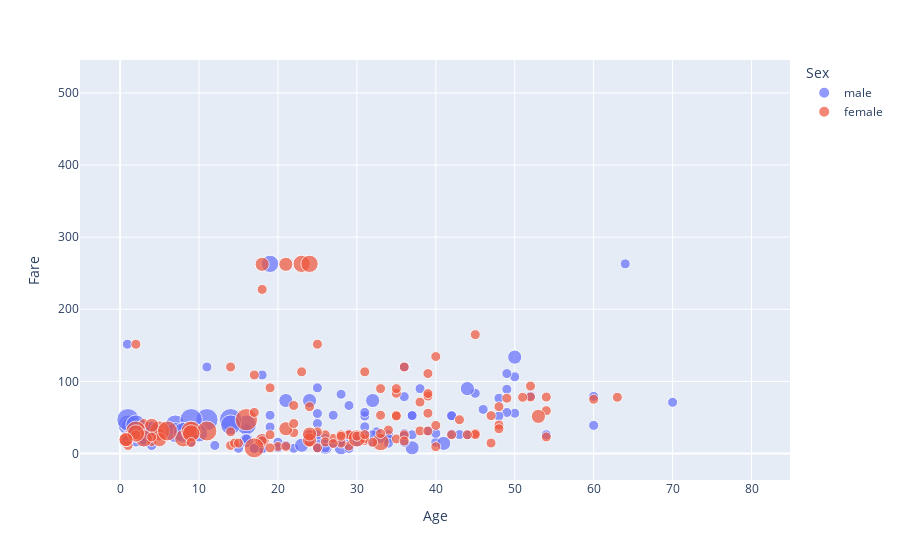

The notebook cell this image was saved under:
### Code cell
fig = px.scatter(df, x="Age", y="Fare", color="Sex", size="SibSp")
fig.show()

### Figure 1 — Plotly figure (JSON) as saved in the notebook; plotly's stock layout.template omitted (floating-point values rounded to 4 significant figures; data arrays with more than 128 entries replaced by an {"elided": "..."} marker saying what was removed)
{"data": [{"hovertemplate": "Sex=male<br>Age=%{x}<br>Fare=%{y}<br>SibSp=%{marker.size}<extra></extra>", "legendgroup": "male", "marker": {"color": "#636efa", "size": {"elided": "577 int values"}, "sizemode": "area", "sizeref": 0.02, "symbol": "circle"}, "mode": "markers", "name": "male", "orientation": "v", "showlegend": true, "type": "scatter", "x": {"elided": "577 float values"}, "xaxis": "x", "y": {"elided": "577 float values"}, "yaxis": "y"}, {"hovertemplate": "Sex=female<br>Age=%{x}<br>Fare=%{y}<br>SibSp=%{marker.size}<extra></extra>", "legendgroup": "female", "marker": {"color": "#EF553B", "size": {"elided": "314 int values"}, "sizemode": "area", "sizeref": 0.02, "symbol": "circle"}, "mode": "markers", "name": "female", "orientation": "v", "showlegend": true, "type": "scatter", "x": {"elided": "314 float values"}, "xaxis": "x", "y": {"elided": "314 float values"}, "yaxis": "y"}], "layout": {"legend": {"itemsizing": "constant", "title": {"text": "Sex"}, "tracegroupgap": 0}, "margin": {"t": 60}, "xaxis": {"anchor": "y", "domain": [0, 1], "title": {"text": "Age"}}, "yaxis": {"anchor": "x", "domain": [0, 1], "title": {"text": "Fare"}}}}
